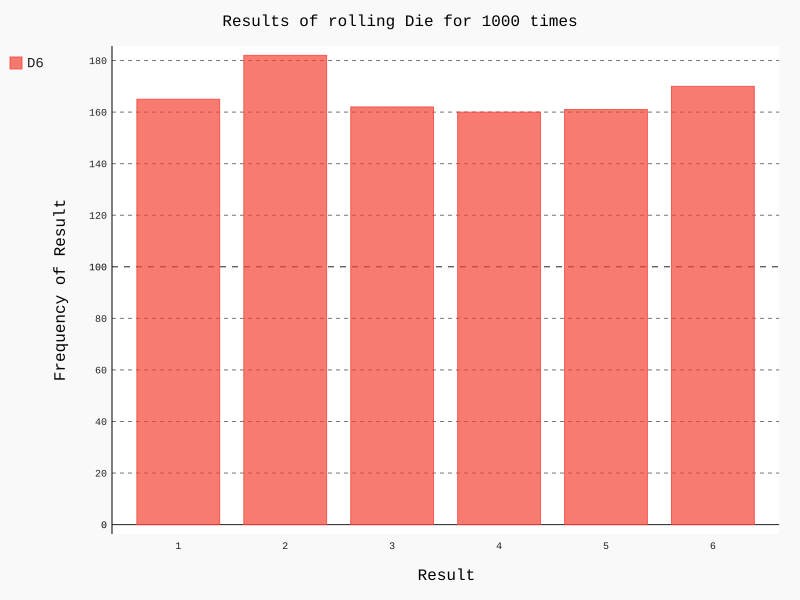

Write the Python code that produced this figure.
import pygal
import numpy as np

from die import Die

def main():
    die = Die()

    results = []
    num_rolling = 1000
    for i in range(num_rolling):
        result = die.roll()
        results.append(result)

    # 결과, 빈도수를 분석
    side, freq = np.unique(results, return_counts=True)

    hist = pygal.Bar()
    hist.title = "Results of rolling Die for 1000 times"
    hist.x_labels =  ['1', '2', '3', '4', '5', '6']
    hist.x_title = "Result"
    hist.y_title = "Frequency of Result"

    hist.add('D6', freq)
    hist.render_to_file('die_visual.svg')

if __name__ == '__main__':
    main()
